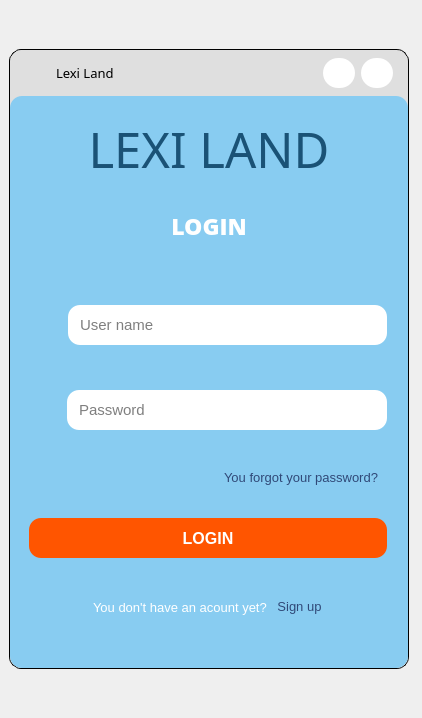
<?xml version="1.0" encoding="UTF-8"?>
<ui version="4.0">
 <class>MainWindow</class>
 <widget class="QMainWindow" name="MainWindow">
  <property name="geometry">
   <rect>
    <x>0</x>
    <y>0</y>
    <width>422</width>
    <height>718</height>
   </rect>
  </property>
  <property name="windowTitle">
   <string>MainWindow</string>
  </property>
  <widget class="QWidget" name="centralwidget">
   <layout class="QVBoxLayout" name="verticalLayout_8">
    <item>
     <widget class="QFrame" name="Container">
      <property name="minimumSize">
       <size>
        <width>400</width>
        <height>0</height>
       </size>
      </property>
      <property name="maximumSize">
       <size>
        <width>370</width>
        <height>620</height>
       </size>
      </property>
      <property name="cursor">
       <cursorShape>ArrowCursor</cursorShape>
      </property>
      <property name="styleSheet">
       <string notr="true">#Container{
background-color: rgb(223, 223, 223);
border-radius:12px;
border: 1px solid rgb(0, 0, 0)
}</string>
      </property>
      <property name="frameShape">
       <enum>QFrame::NoFrame</enum>
      </property>
      <layout class="QVBoxLayout" name="verticalLayout_2">
       <property name="spacing">
        <number>8</number>
       </property>
       <property name="leftMargin">
        <number>0</number>
       </property>
       <property name="topMargin">
        <number>8</number>
       </property>
       <property name="rightMargin">
        <number>0</number>
       </property>
       <property name="bottomMargin">
        <number>0</number>
       </property>
       <item>
        <widget class="QFrame" name="frame_4">
         <property name="minimumSize">
          <size>
           <width>0</width>
           <height>30</height>
          </size>
         </property>
         <property name="maximumSize">
          <size>
           <width>16777215</width>
           <height>31</height>
          </size>
         </property>
         <property name="frameShape">
          <enum>QFrame::NoFrame</enum>
         </property>
         <layout class="QHBoxLayout" name="horizontalLayout_32">
          <property name="leftMargin">
           <number>10</number>
          </property>
          <property name="topMargin">
           <number>0</number>
          </property>
          <property name="rightMargin">
           <number>15</number>
          </property>
          <property name="bottomMargin">
           <number>0</number>
          </property>
          <item alignment="Qt::AlignLeft">
           <widget class="QFrame" name="frame_15">
            <property name="maximumSize">
             <size>
              <width>123</width>
              <height>50</height>
             </size>
            </property>
            <property name="frameShape">
             <enum>QFrame::NoFrame</enum>
            </property>
            <layout class="QHBoxLayout" name="horizontalLayout_31">
             <property name="leftMargin">
              <number>0</number>
             </property>
             <property name="topMargin">
              <number>0</number>
             </property>
             <property name="rightMargin">
              <number>0</number>
             </property>
             <property name="bottomMargin">
              <number>0</number>
             </property>
             <item>
              <widget class="QPushButton" name="pushButton_7">
               <property name="maximumSize">
                <size>
                 <width>30</width>
                 <height>30</height>
                </size>
               </property>
               <property name="focusPolicy">
                <enum>Qt::NoFocus</enum>
               </property>
               <property name="styleSheet">
                <string notr="true">border-radius: 10px</string>
               </property>
               <property name="text">
                <string/>
               </property>
               <property name="icon">
                <iconset>
                 <normaloff>../icons/lexiland_logo1.png</normaloff>../icons/lexiland_logo1.png</iconset>
               </property>
               <property name="iconSize">
                <size>
                 <width>34</width>
                 <height>34</height>
                </size>
               </property>
               <property name="shortcut">
                <string notr="true"/>
               </property>
               <property name="autoRepeat">
                <bool>true</bool>
               </property>
               <property name="autoExclusive">
                <bool>true</bool>
               </property>
               <property name="autoRepeatDelay">
                <number>300</number>
               </property>
               <property name="autoDefault">
                <bool>true</bool>
               </property>
              </widget>
             </item>
             <item>
              <widget class="QLabel" name="label_7">
               <property name="font">
                <font>
                 <family>Luckiest Guy</family>
                 <pointsize>10</pointsize>
                 <weight>50</weight>
                 <italic>false</italic>
                 <bold>false</bold>
                </font>
               </property>
               <property name="styleSheet">
                <string notr="true">color: rgb(0, 0, 0);
font: 10pt &quot;Luckiest Guy&quot;;</string>
               </property>
               <property name="text">
                <string>Lexi Land</string>
               </property>
              </widget>
             </item>
            </layout>
           </widget>
          </item>
          <item alignment="Qt::AlignRight">
           <widget class="QFrame" name="frame_5">
            <property name="minimumSize">
             <size>
              <width>0</width>
              <height>30</height>
             </size>
            </property>
            <property name="frameShape">
             <enum>QFrame::NoFrame</enum>
            </property>
            <layout class="QHBoxLayout" name="horizontalLayout_30">
             <property name="leftMargin">
              <number>0</number>
             </property>
             <property name="topMargin">
              <number>0</number>
             </property>
             <property name="rightMargin">
              <number>0</number>
             </property>
             <property name="bottomMargin">
              <number>0</number>
             </property>
             <item>
              <widget class="QPushButton" name="hideBtn">
               <property name="minimumSize">
                <size>
                 <width>30</width>
                 <height>30</height>
                </size>
               </property>
               <property name="cursor">
                <cursorShape>PointingHandCursor</cursorShape>
               </property>
               <property name="styleSheet">
                <string notr="true">QPushButton{
	background-color: rgb(255, 255, 255);
	border-radius:15px;
	padding:0px;
}

QPushButton::hover{
	
	background-color: rgb(191, 191, 191);
	
}</string>
               </property>
               <property name="text">
                <string/>
               </property>
               <property name="icon">
                <iconset>
                 <normaloff>../icons/minus.svg</normaloff>../icons/minus.svg</iconset>
               </property>
               <property name="iconSize">
                <size>
                 <width>15</width>
                 <height>15</height>
                </size>
               </property>
              </widget>
             </item>
             <item>
              <widget class="QPushButton" name="closeBtn">
               <property name="minimumSize">
                <size>
                 <width>30</width>
                 <height>30</height>
                </size>
               </property>
               <property name="cursor">
                <cursorShape>PointingHandCursor</cursorShape>
               </property>
               <property name="styleSheet">
                <string notr="true">QPushButton{
	background-color: rgb(255, 255, 255);
	border-radius:15px;
	padding:0px;
}

QPushButton::hover{
	background-color: rgb(255, 61, 64);
}</string>
               </property>
               <property name="text">
                <string/>
               </property>
               <property name="icon">
                <iconset>
                 <normaloff>../icons/x.svg</normaloff>../icons/x.svg</iconset>
               </property>
               <property name="iconSize">
                <size>
                 <width>15</width>
                 <height>15</height>
                </size>
               </property>
              </widget>
             </item>
            </layout>
           </widget>
          </item>
         </layout>
        </widget>
       </item>
       <item>
        <widget class="QFrame" name="mainSet">
         <property name="styleSheet">
          <string notr="true">background-color: #88ccf1;
border-radius:12px;</string>
         </property>
         <property name="frameShape">
          <enum>QFrame::NoFrame</enum>
         </property>
         <layout class="QVBoxLayout" name="verticalLayout_5">
          <property name="spacing">
           <number>20</number>
          </property>
          <property name="leftMargin">
           <number>10</number>
          </property>
          <property name="topMargin">
           <number>5</number>
          </property>
          <property name="rightMargin">
           <number>10</number>
          </property>
          <property name="bottomMargin">
           <number>0</number>
          </property>
          <item>
           <widget class="QWidget" name="widget" native="true">
            <property name="maximumSize">
             <size>
              <width>16777215</width>
              <height>75</height>
             </size>
            </property>
            <layout class="QHBoxLayout" name="horizontalLayout_10">
             <property name="leftMargin">
              <number>0</number>
             </property>
             <property name="topMargin">
              <number>20</number>
             </property>
             <property name="rightMargin">
              <number>0</number>
             </property>
             <property name="bottomMargin">
              <number>0</number>
             </property>
             <item>
              <widget class="QLabel" name="label">
               <property name="font">
                <font>
                 <family>Luckiest Guy</family>
                 <pointsize>37</pointsize>
                 <weight>50</weight>
                 <italic>false</italic>
                 <bold>false</bold>
                </font>
               </property>
               <property name="styleSheet">
                <string notr="true">color: #1A5276;
font: 37pt &quot;Luckiest Guy&quot;;</string>
               </property>
               <property name="text">
                <string>LEXI LAND</string>
               </property>
               <property name="alignment">
                <set>Qt::AlignCenter</set>
               </property>
              </widget>
             </item>
            </layout>
           </widget>
          </item>
          <item>
           <widget class="QStackedWidget" name="stackedWidget">
            <property name="currentIndex">
             <number>0</number>
            </property>
            <widget class="QWidget" name="login_page">
             <layout class="QVBoxLayout" name="verticalLayout_12">
              <property name="spacing">
               <number>25</number>
              </property>
              <property name="leftMargin">
               <number>0</number>
              </property>
              <property name="topMargin">
               <number>15</number>
              </property>
              <property name="rightMargin">
               <number>0</number>
              </property>
              <property name="bottomMargin">
               <number>0</number>
              </property>
              <item>
               <widget class="QLabel" name="label_2">
                <property name="maximumSize">
                 <size>
                  <width>16777215</width>
                  <height>30</height>
                 </size>
                </property>
                <property name="font">
                 <font>
                  <family>Open Sans ExtraBold</family>
                  <pointsize>17</pointsize>
                  <weight>75</weight>
                  <bold>true</bold>
                 </font>
                </property>
                <property name="styleSheet">
                 <string notr="true">color: rgb(255, 255, 255);</string>
                </property>
                <property name="text">
                 <string>LOGIN</string>
                </property>
                <property name="alignment">
                 <set>Qt::AlignCenter</set>
                </property>
               </widget>
              </item>
              <item>
               <widget class="QWidget" name="widget_3" native="true">
                <layout class="QVBoxLayout" name="verticalLayout_11">
                 <property name="spacing">
                  <number>0</number>
                 </property>
                 <property name="topMargin">
                  <number>7</number>
                 </property>
                 <property name="rightMargin">
                  <number>11</number>
                 </property>
                 <property name="bottomMargin">
                  <number>11</number>
                 </property>
                 <item>
                  <widget class="QWidget" name="widget_32" native="true">
                   <property name="maximumSize">
                    <size>
                     <width>16777215</width>
                     <height>65</height>
                    </size>
                   </property>
                   <layout class="QHBoxLayout" name="horizontalLayout_54">
                    <property name="leftMargin">
                     <number>0</number>
                    </property>
                    <property name="topMargin">
                     <number>0</number>
                    </property>
                    <property name="rightMargin">
                     <number>0</number>
                    </property>
                    <property name="bottomMargin">
                     <number>0</number>
                    </property>
                    <item>
                     <layout class="QHBoxLayout" name="horizontalLayout_55">
                      <property name="spacing">
                       <number>7</number>
                      </property>
                      <item>
                       <widget class="QPushButton" name="pushButton_16">
                        <property name="layoutDirection">
                         <enum>Qt::LeftToRight</enum>
                        </property>
                        <property name="text">
                         <string/>
                        </property>
                        <property name="icon">
                         <iconset>
                          <normaloff>../icons/user-64.ico</normaloff>../icons/user-64.ico</iconset>
                        </property>
                        <property name="iconSize">
                         <size>
                          <width>25</width>
                          <height>25</height>
                         </size>
                        </property>
                       </widget>
                      </item>
                      <item>
                       <widget class="QLineEdit" name="UserName_login">
                        <property name="minimumSize">
                         <size>
                          <width>0</width>
                          <height>40</height>
                         </size>
                        </property>
                        <property name="font">
                         <font>
                          <pointsize>-1</pointsize>
                         </font>
                        </property>
                        <property name="styleSheet">
                         <string notr="true">background-color: rgb(255, 255, 255);
padding-left:10px;
padding-right:10px;
font-size: 15px</string>
                        </property>
                        <property name="placeholderText">
                         <string>User name</string>
                        </property>
                       </widget>
                      </item>
                     </layout>
                    </item>
                   </layout>
                  </widget>
                 </item>
                 <item>
                  <widget class="QWidget" name="widget_33" native="true">
                   <property name="minimumSize">
                    <size>
                     <width>0</width>
                     <height>0</height>
                    </size>
                   </property>
                   <property name="maximumSize">
                    <size>
                     <width>16777215</width>
                     <height>65</height>
                    </size>
                   </property>
                   <layout class="QHBoxLayout" name="horizontalLayout_56">
                    <property name="leftMargin">
                     <number>0</number>
                    </property>
                    <property name="topMargin">
                     <number>0</number>
                    </property>
                    <property name="rightMargin">
                     <number>0</number>
                    </property>
                    <property name="bottomMargin">
                     <number>0</number>
                    </property>
                    <item>
                     <layout class="QHBoxLayout" name="horizontalLayout_57">
                      <property name="leftMargin">
                       <number>0</number>
                      </property>
                      <item>
                       <widget class="QPushButton" name="pushButton_17">
                        <property name="text">
                         <string/>
                        </property>
                        <property name="icon">
                         <iconset>
                          <normaloff>../icons/key-3-64.ico</normaloff>../icons/key-3-64.ico</iconset>
                        </property>
                        <property name="iconSize">
                         <size>
                          <width>25</width>
                          <height>25</height>
                         </size>
                        </property>
                       </widget>
                      </item>
                      <item>
                       <widget class="QLineEdit" name="Password_login">
                        <property name="minimumSize">
                         <size>
                          <width>0</width>
                          <height>40</height>
                         </size>
                        </property>
                        <property name="styleSheet">
                         <string notr="true">background-color: rgb(255, 255, 255);
padding-left:10px;
padding-right:10px;
font-size: 15px</string>
                        </property>
                        <property name="echoMode">
                         <enum>QLineEdit::Normal</enum>
                        </property>
                        <property name="placeholderText">
                         <string>Password</string>
                        </property>
                       </widget>
                      </item>
                     </layout>
                    </item>
                   </layout>
                  </widget>
                 </item>
                 <item>
                  <widget class="QWidget" name="widget_34" native="true">
                   <property name="maximumSize">
                    <size>
                     <width>16777215</width>
                     <height>30</height>
                    </size>
                   </property>
                   <property name="font">
                    <font>
                     <pointsize>11</pointsize>
                    </font>
                   </property>
                   <layout class="QHBoxLayout" name="horizontalLayout_58">
                    <property name="topMargin">
                     <number>0</number>
                    </property>
                    <property name="bottomMargin">
                     <number>0</number>
                    </property>
                    <item alignment="Qt::AlignRight">
                     <widget class="QPushButton" name="ForgotPassword">
                      <property name="font">
                       <font>
                        <pointsize>10</pointsize>
                       </font>
                      </property>
                      <property name="cursor">
                       <cursorShape>PointingHandCursor</cursorShape>
                      </property>
                      <property name="styleSheet">
                       <string notr="true">color: rgb(48, 73, 120);</string>
                      </property>
                      <property name="text">
                       <string>You forgot your password?</string>
                      </property>
                      <property name="flat">
                       <bool>true</bool>
                      </property>
                     </widget>
                    </item>
                   </layout>
                  </widget>
                 </item>
                 <item>
                  <widget class="QWidget" name="widget_35" native="true">
                   <property name="maximumSize">
                    <size>
                     <width>16777215</width>
                     <height>50</height>
                    </size>
                   </property>
                   <layout class="QHBoxLayout" name="horizontalLayout_59">
                    <property name="leftMargin">
                     <number>0</number>
                    </property>
                    <property name="topMargin">
                     <number>0</number>
                    </property>
                    <property name="rightMargin">
                     <number>0</number>
                    </property>
                    <property name="bottomMargin">
                     <number>0</number>
                    </property>
                    <item>
                     <widget class="QPushButton" name="LoginBtn">
                      <property name="minimumSize">
                       <size>
                        <width>0</width>
                        <height>40</height>
                       </size>
                      </property>
                      <property name="font">
                       <font>
                        <pointsize>12</pointsize>
                        <weight>75</weight>
                        <bold>true</bold>
                       </font>
                      </property>
                      <property name="cursor">
                       <cursorShape>PointingHandCursor</cursorShape>
                      </property>
                      <property name="styleSheet">
                       <string notr="true">QPushButton{
	color: white;
	background-color: rgb(255, 85, 0);
}
QPushButton::hover{
	
	background-color: rgb(180, 60, 0);
}</string>
                      </property>
                      <property name="text">
                       <string>LOGIN</string>
                      </property>
                     </widget>
                    </item>
                   </layout>
                  </widget>
                 </item>
                 <item alignment="Qt::AlignHCenter">
                  <widget class="QWidget" name="widget_36" native="true">
                   <property name="maximumSize">
                    <size>
                     <width>16777215</width>
                     <height>50</height>
                    </size>
                   </property>
                   <layout class="QHBoxLayout" name="horizontalLayout_60">
                    <property name="spacing">
                     <number>7</number>
                    </property>
                    <property name="bottomMargin">
                     <number>11</number>
                    </property>
                    <item>
                     <layout class="QHBoxLayout" name="horizontalLayout_61">
                      <property name="spacing">
                       <number>10</number>
                      </property>
                      <item>
                       <widget class="QLabel" name="label_14">
                        <property name="font">
                         <font>
                          <pointsize>10</pointsize>
                         </font>
                        </property>
                        <property name="styleSheet">
                         <string notr="true">color: rgb(255, 255, 255);</string>
                        </property>
                        <property name="text">
                         <string>You don't have an acount yet?</string>
                        </property>
                       </widget>
                      </item>
                      <item alignment="Qt::AlignLeft">
                       <widget class="QPushButton" name="sign_up_link">
                        <property name="font">
                         <font>
                          <pointsize>10</pointsize>
                         </font>
                        </property>
                        <property name="cursor">
                         <cursorShape>PointingHandCursor</cursorShape>
                        </property>
                        <property name="styleSheet">
                         <string notr="true">color: rgb(48, 73, 120);</string>
                        </property>
                        <property name="text">
                         <string>Sign up</string>
                        </property>
                        <property name="flat">
                         <bool>true</bool>
                        </property>
                       </widget>
                      </item>
                     </layout>
                    </item>
                   </layout>
                  </widget>
                 </item>
                </layout>
               </widget>
              </item>
             </layout>
            </widget>
            <widget class="QWidget" name="sign_up_page">
             <layout class="QVBoxLayout" name="verticalLayout_7">
              <property name="spacing">
               <number>25</number>
              </property>
              <property name="leftMargin">
               <number>0</number>
              </property>
              <property name="topMargin">
               <number>0</number>
              </property>
              <property name="rightMargin">
               <number>0</number>
              </property>
              <property name="bottomMargin">
               <number>0</number>
              </property>
              <item>
               <widget class="QLabel" name="label_11">
                <property name="minimumSize">
                 <size>
                  <width>0</width>
                  <height>0</height>
                 </size>
                </property>
                <property name="font">
                 <font>
                  <family>Open Sans ExtraBold</family>
                  <pointsize>17</pointsize>
                  <weight>75</weight>
                  <bold>true</bold>
                 </font>
                </property>
                <property name="styleSheet">
                 <string notr="true">color: rgb(255, 255, 255);</string>
                </property>
                <property name="text">
                 <string>SIGN UP</string>
                </property>
                <property name="alignment">
                 <set>Qt::AlignCenter</set>
                </property>
               </widget>
              </item>
              <item>
               <widget class="QWidget" name="widget_20" native="true">
                <layout class="QVBoxLayout" name="verticalLayout_9">
                 <property name="spacing">
                  <number>16</number>
                 </property>
                 <property name="leftMargin">
                  <number>10</number>
                 </property>
                 <property name="topMargin">
                  <number>0</number>
                 </property>
                 <property name="rightMargin">
                  <number>10</number>
                 </property>
                 <property name="bottomMargin">
                  <number>11</number>
                 </property>
                 <item>
                  <widget class="QWidget" name="widget_21" native="true">
                   <layout class="QHBoxLayout" name="horizontalLayout_38">
                    <property name="leftMargin">
                     <number>0</number>
                    </property>
                    <property name="topMargin">
                     <number>0</number>
                    </property>
                    <property name="rightMargin">
                     <number>0</number>
                    </property>
                    <item>
                     <layout class="QHBoxLayout" name="horizontalLayout_39">
                      <item>
                       <widget class="QPushButton" name="pushButton_10">
                        <property name="text">
                         <string/>
                        </property>
                        <property name="icon">
                         <iconset resource="../../resource/resource.qrc">
                          <normaloff>:/icon/UI/icons/user-64.ico</normaloff>:/icon/UI/icons/user-64.ico</iconset>
                        </property>
                        <property name="iconSize">
                         <size>
                          <width>25</width>
                          <height>25</height>
                         </size>
                        </property>
                       </widget>
                      </item>
                      <item>
                       <widget class="QLineEdit" name="UserName_signup">
                        <property name="minimumSize">
                         <size>
                          <width>0</width>
                          <height>40</height>
                         </size>
                        </property>
                        <property name="font">
                         <font>
                          <pointsize>-1</pointsize>
                         </font>
                        </property>
                        <property name="styleSheet">
                         <string notr="true">background-color: rgb(255, 255, 255);
padding-left:10px;
padding-right:10px;
font-size: 15px;</string>
                        </property>
                        <property name="placeholderText">
                         <string>User name</string>
                        </property>
                       </widget>
                      </item>
                     </layout>
                    </item>
                   </layout>
                  </widget>
                 </item>
                 <item>
                  <widget class="QWidget" name="widget_22" native="true">
                   <layout class="QHBoxLayout" name="horizontalLayout_40">
                    <property name="leftMargin">
                     <number>0</number>
                    </property>
                    <property name="topMargin">
                     <number>0</number>
                    </property>
                    <property name="rightMargin">
                     <number>0</number>
                    </property>
                    <item>
                     <layout class="QHBoxLayout" name="horizontalLayout_41">
                      <item>
                       <widget class="QPushButton" name="pushButton_11">
                        <property name="text">
                         <string/>
                        </property>
                        <property name="icon">
                         <iconset resource="../../resource/resource.qrc">
                          <normaloff>:/icon/UI/icons/email-3-64.ico</normaloff>:/icon/UI/icons/email-3-64.ico</iconset>
                        </property>
                        <property name="iconSize">
                         <size>
                          <width>25</width>
                          <height>25</height>
                         </size>
                        </property>
                       </widget>
                      </item>
                      <item>
                       <widget class="QLineEdit" name="email_signup">
                        <property name="minimumSize">
                         <size>
                          <width>0</width>
                          <height>40</height>
                         </size>
                        </property>
                        <property name="font">
                         <font>
                          <pointsize>11</pointsize>
                         </font>
                        </property>
                        <property name="styleSheet">
                         <string notr="true">background-color: rgb(255, 255, 255);
padding-left:10px;</string>
                        </property>
                        <property name="placeholderText">
                         <string>Email</string>
                        </property>
                       </widget>
                      </item>
                     </layout>
                    </item>
                   </layout>
                  </widget>
                 </item>
                 <item>
                  <widget class="QWidget" name="widget_23" native="true">
                   <layout class="QHBoxLayout" name="horizontalLayout_42">
                    <property name="leftMargin">
                     <number>0</number>
                    </property>
                    <property name="rightMargin">
                     <number>0</number>
                    </property>
                    <item>
                     <layout class="QHBoxLayout" name="horizontalLayout_43">
                      <item>
                       <widget class="QPushButton" name="pushButton_12">
                        <property name="text">
                         <string/>
                        </property>
                        <property name="icon">
                         <iconset resource="../../resource/resource.qrc">
                          <normaloff>:/icon/UI/icons/key-3-64.ico</normaloff>:/icon/UI/icons/key-3-64.ico</iconset>
                        </property>
                        <property name="iconSize">
                         <size>
                          <width>25</width>
                          <height>25</height>
                         </size>
                        </property>
                       </widget>
                      </item>
                      <item>
                       <widget class="QLineEdit" name="Password_signup">
                        <property name="minimumSize">
                         <size>
                          <width>0</width>
                          <height>40</height>
                         </size>
                        </property>
                        <property name="font">
                         <font>
                          <pointsize>-1</pointsize>
                         </font>
                        </property>
                        <property name="styleSheet">
                         <string notr="true">background-color: rgb(255, 255, 255);
padding-left:10px;
padding-right:10px;
font-size: 15px;</string>
                        </property>
                        <property name="echoMode">
                         <enum>QLineEdit::Normal</enum>
                        </property>
                        <property name="placeholderText">
                         <string>Password</string>
                        </property>
                       </widget>
                      </item>
                     </layout>
                    </item>
                   </layout>
                  </widget>
                 </item>
                 <item>
                  <widget class="QWidget" name="widget_24" native="true">
                   <layout class="QHBoxLayout" name="horizontalLayout_44">
                    <property name="leftMargin">
                     <number>0</number>
                    </property>
                    <property name="rightMargin">
                     <number>0</number>
                    </property>
                    <item>
                     <layout class="QHBoxLayout" name="horizontalLayout_45">
                      <item>
                       <widget class="QPushButton" name="pushButton_13">
                        <property name="text">
                         <string/>
                        </property>
                        <property name="icon">
                         <iconset resource="../../resource/resource.qrc">
                          <normaloff>:/icon/UI/icons/key-3-64.ico</normaloff>:/icon/UI/icons/key-3-64.ico</iconset>
                        </property>
                        <property name="iconSize">
                         <size>
                          <width>25</width>
                          <height>25</height>
                         </size>
                        </property>
                       </widget>
                      </item>
                      <item>
                       <widget class="QLineEdit" name="Cf_Password_signup">
                        <property name="minimumSize">
                         <size>
                          <width>0</width>
                          <height>40</height>
                         </size>
                        </property>
                        <property name="font">
                         <font>
                          <pointsize>-1</pointsize>
                         </font>
                        </property>
                        <property name="styleSheet">
                         <string notr="true">background-color: rgb(255, 255, 255);
padding-left:10px;
padding-right:10px;
font-size: 15px;</string>
                        </property>
                        <property name="echoMode">
                         <enum>QLineEdit::Normal</enum>
                        </property>
                        <property name="placeholderText">
                         <string>Confirm Password</string>
                        </property>
                       </widget>
                      </item>
                     </layout>
                    </item>
                   </layout>
                  </widget>
                 </item>
                 <item>
                  <widget class="QWidget" name="widget_25" native="true">
                   <layout class="QHBoxLayout" name="horizontalLayout_46">
                    <property name="leftMargin">
                     <number>0</number>
                    </property>
                    <property name="topMargin">
                     <number>0</number>
                    </property>
                    <property name="rightMargin">
                     <number>0</number>
                    </property>
                    <property name="bottomMargin">
                     <number>0</number>
                    </property>
                    <item>
                     <widget class="QPushButton" name="SignUp_Btn">
                      <property name="minimumSize">
                       <size>
                        <width>0</width>
                        <height>40</height>
                       </size>
                      </property>
                      <property name="font">
                       <font>
                        <pointsize>12</pointsize>
                        <weight>75</weight>
                        <bold>true</bold>
                       </font>
                      </property>
                      <property name="cursor">
                       <cursorShape>PointingHandCursor</cursorShape>
                      </property>
                      <property name="styleSheet">
                       <string notr="true">QPushButton{
	color: white;
	background-color: rgb(255, 85, 0);
}
QPushButton::hover{
	
	background-color: rgb(180, 60, 0);
}</string>
                      </property>
                      <property name="text">
                       <string>SIGN UP</string>
                      </property>
                     </widget>
                    </item>
                   </layout>
                  </widget>
                 </item>
                 <item alignment="Qt::AlignHCenter">
                  <widget class="QWidget" name="widget_26" native="true">
                   <layout class="QHBoxLayout" name="horizontalLayout_47">
                    <property name="bottomMargin">
                     <number>11</number>
                    </property>
                    <item>
                     <layout class="QHBoxLayout" name="horizontalLayout_48">
                      <property name="spacing">
                       <number>15</number>
                      </property>
                      <property name="leftMargin">
                       <number>0</number>
                      </property>
                      <property name="topMargin">
                       <number>0</number>
                      </property>
                      <property name="rightMargin">
                       <number>0</number>
                      </property>
                      <property name="bottomMargin">
                       <number>0</number>
                      </property>
                      <item>
                       <widget class="QLabel" name="label_12">
                        <property name="font">
                         <font>
                          <pointsize>10</pointsize>
                         </font>
                        </property>
                        <property name="styleSheet">
                         <string notr="true">color: rgb(255, 255, 255);</string>
                        </property>
                        <property name="text">
                         <string>You have an account?</string>
                        </property>
                       </widget>
                      </item>
                      <item>
                       <widget class="QPushButton" name="login_link">
                        <property name="font">
                         <font>
                          <pointsize>10</pointsize>
                         </font>
                        </property>
                        <property name="styleSheet">
                         <string notr="true">color: rgb(48, 73, 120);</string>
                        </property>
                        <property name="text">
                         <string>login</string>
                        </property>
                       </widget>
                      </item>
                     </layout>
                    </item>
                   </layout>
                  </widget>
                 </item>
                </layout>
               </widget>
              </item>
             </layout>
            </widget>
           </widget>
          </item>
         </layout>
        </widget>
       </item>
      </layout>
     </widget>
    </item>
   </layout>
  </widget>
 </widget>
 <resources>
  <include location="../../resource/resource.qrc"/>
 </resources>
 <connections/>
</ui>
